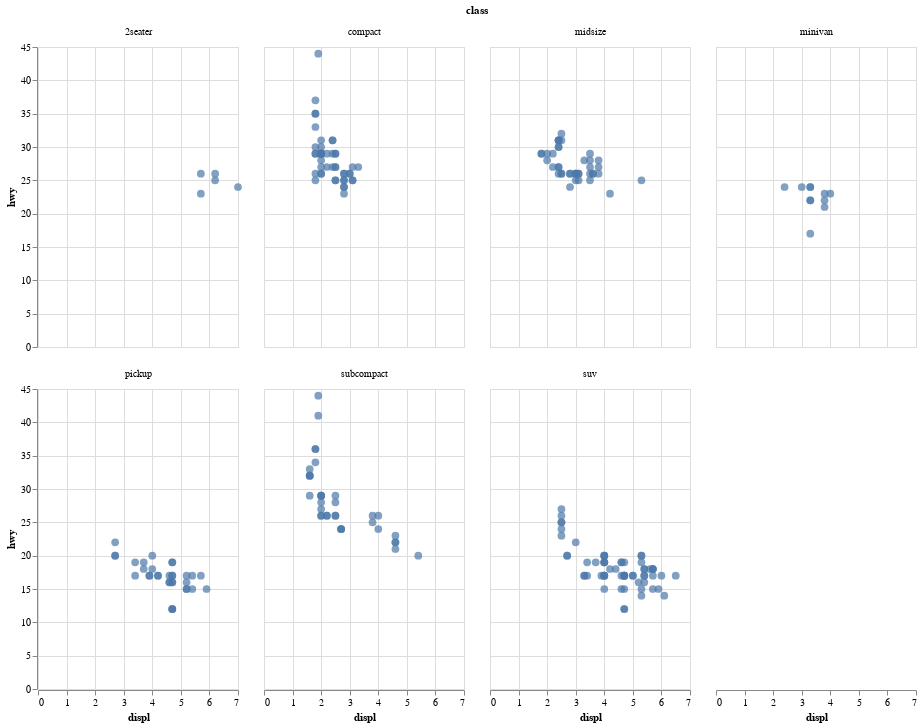

The code cell stored with this chart in its notebook:
### Code cell
alt.Chart(mpg).mark_circle(size=60).encode(
    x='displ',
    y='hwy',
    facet=alt.Facet("class:O", columns=4)
).properties(width=200, height=300)

### Figure 1 — Vega-Lite specification as saved in the notebook (floating-point values rounded to 4 significant figures; data arrays with more than 128 entries replaced by an {"elided": "..."} marker saying what was removed)
{"config": {"view": {"continuousWidth": 300, "continuousHeight": 300}}, "data": {"name": "data-784d2a789a5f3a352263a16b6c4cd367"}, "mark": {"type": "circle", "size": 60}, "encoding": {"facet": {"columns": 4, "field": "class", "type": "ordinal"}, "x": {"field": "displ", "type": "quantitative"}, "y": {"field": "hwy", "type": "quantitative"}}, "height": 300, "width": 200, "$schema": "https://vega.github.io/schema/vega-lite/v5.16.3.json", "datasets": {"data-784d2a789a5f3a352263a16b6c4cd367": {"elided": "234 records"}}}
